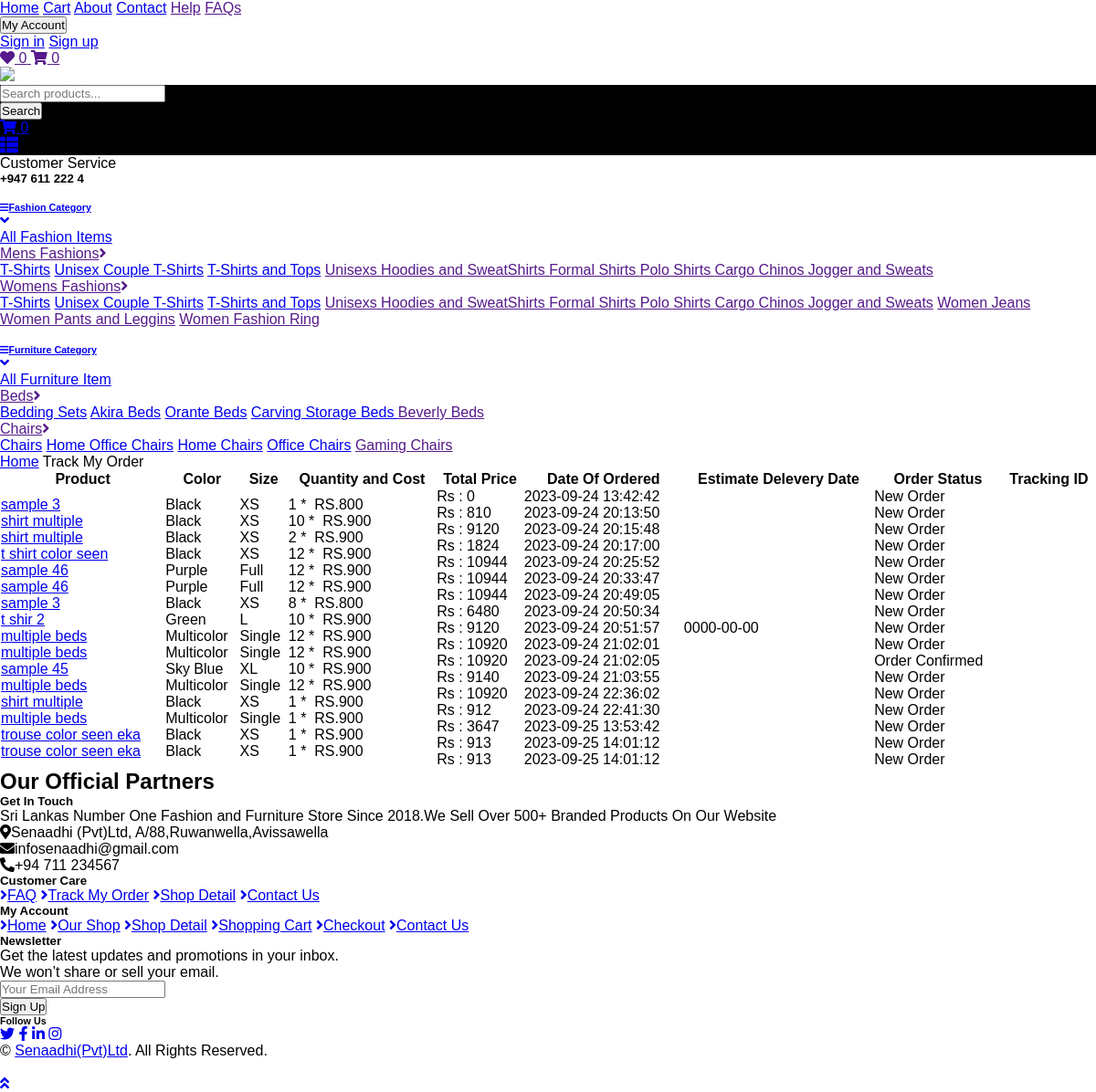
The app's page /track_order.php (signed in) with its own data.
### tables this page shows
CREATE TABLE `order_detail` (
  `id` int(11) NOT NULL,
  `buyer_fname` varchar(255) DEFAULT NULL,
  `buyer_lname` varchar(255) DEFAULT NULL,
  `buyer_email` varchar(255) DEFAULT NULL,
  `buyer_contact` varchar(255) DEFAULT NULL,
  `buyer_residence1` varchar(255) DEFAULT NULL,
  `buyer_residence2` varchar(255) DEFAULT NULL,
  `buyer_country` varchar(255) DEFAULT NULL,
  `buyer_city` varchar(255) DEFAULT NULL,
  `buyer_postalcode` varchar(255) DEFAULT NULL,
  `shipping_fname` varchar(255) DEFAULT NULL,
  `shipping_lname` varchar(255) DEFAULT NULL,
  `shipping_email` varchar(255) DEFAULT NULL,
  `shipping_contact` varchar(255) DEFAULT NULL,
  `shipping_residence1` varchar(255) DEFAULT NULL,
  `shipping_residence2` varchar(255) DEFAULT NULL,
  `shipping_country` varchar(255) DEFAULT NULL,
  `shipping_city` varchar(255) DEFAULT NULL,
  `shipping_postalcode` varchar(255) DEFAULT NULL,
  `product_name` varchar(255) DEFAULT NULL,
  `order_detail` varchar(255) DEFAULT NULL,
  `productImage1` varchar(255) DEFAULT NULL,
  `item_id` int(11) NOT NULL,
  `size` varchar(255) NOT NULL,
  `product_cost` varchar(255) NOT NULL,
  `deleveryfee` varchar(255) NOT NULL,
  `color_family` varchar(255) NOT NULL,
  `timeSTMP` varchar(255) DEFAULT current_timestamp(),
  `date_of_delivered` date DEFAULT NULL,
  `total_price` varchar(255) DEFAULT NULL,
  `tracking_id` varchar(255) DEFAULT NULL,
  `Payement_method` varchar(255) DEFAULT NULL,
  `order_status` varchar(255) DEFAULT 'New Order'
);

### track_order.php (the view, shortened to what this page needs)
<!DOCTYPE html>
<html lang="en">
<head>
    <link href="https://cdnjs.cloudflare.com/ajax/libs/font-awesome/5.10.0/css/all.min.css" rel="stylesheet">
    <link href="lib/animate/animate.min.css" rel="stylesheet">
    <link href="lib/owlcarousel/assets/owl.carousel.min.css" rel="stylesheet">
    <link href="css/style.css" rel="stylesheet">
</head>
<body>
    <?php
    include "topbar.php";
    ?>
    <?php
    include "navbar.php";
    ?>
    <div class="container-fluid">
        <div class="row px-xl-5">
            <div class="col-12">
                <nav class="breadcrumb bg-light mb-30">
                    <a class="breadcrumb-item text-dark" href="index.php">Home</a>
                    <span class="breadcrumb-item active">Track My Order</span>
                </nav>
            </div>
        </div>
    </div>
    <div class="container-fluid">
        <div class="row px-xl-5">
            <div class="col-lg-8 table-responsive mb-5">
                <table style="width:100%">
                    <thead>
                        <tr>
                            <th>Product</th>
                            <th>Color</th>
                            <th>Size</th>
                            <th>Quantity and Cost</th>
                            <th>Total Price</th>
                            <th>Date Of Ordered</th>
                            <th>Estimate Delevery Date</th>
                            <th>Order Status</th>
                            <th>Tracking ID</th>
                        </tr>
                    </thead>
                    <tbody class="align-middle">
                        <tr>
                            <td>
                                <?php
                                $coustemerid=$_SESSION['email'];
                                $getToCartSql="SELECT * FROM order_detail  WHERE buyer_email='$coustemerid'";
                                $resultGetToCart=$conn->query($getToCartSql);
                                    while($rowGetToCart=$resultGetToCart->fetch_array()){ ?>
                                <div class="d-flex justify-content-between">
                                    <a href="N_Shirt_detail.php">
                                        <p><?php echo $rowGetToCart['product_name'] ?></p>
                                    </a>
                                </div> <?php   } ?>
                            </td>
                            <td>
                                <?php
                                $coustemerid=$_SESSION['email'];
                                $getToCartSql="SELECT * FROM order_detail  WHERE buyer_email='$coustemerid'";
                                $resultGetToCart=$conn->query($getToCartSql);
                                    while($rowGetToCart=$resultGetToCart->fetch_array()){ ?>
                                <div class="d-flex justify-content-between">
                                    <p><?php echo $rowGetToCart['color_family'] ?></p>
                                </div> <?php   } ?>
                            </td>
                            <td>
                                <?php
                                $coustemerid=$_SESSION['email'];
                                $getToCartSql="SELECT * FROM order_detail  WHERE buyer_email='$coustemerid'";
                                $resultGetToCart=$conn->query($getToCartSql);
                                    while($rowGetToCart=$resultGetToCart->fetch_array()){ ?>
                                <div class="d-flex justify-content-between">
                                    <p><?php echo $rowGetToCart['size'] ?> </p>
                                </div> <?php   } ?>
                            </td>
                            <td>
                                <?php
                                $coustemerid=$_SESSION['email'];
                                $getToCartSql="SELECT * FROM order_detail  WHERE buyer_email='$coustemerid'";
                                $resultGetToCart=$conn->query($getToCartSql);
                                    while($rowGetToCart=$resultGetToCart->fetch_array()){ ?>
                                <div class="d-flex justify-content-between">
                                    <p><?php echo $rowGetToCart['product_cost'] ?> </p>
                                </div> <?php   } ?>
                            </td>
                            <td>
                                <?php
                                $coustemerid=$_SESSION['email'];
                                $getToCartSql="SELECT * FROM order_detail  WHERE buyer_email='$coustemerid'";
                                $resultGetToCart=$conn->query($getToCartSql);
                                    while($rowGetToCart=$resultGetToCart->fetch_array()){ ?>
                                <div class="d-flex justify-content-between">
                                    <p>Rs : <?php echo $rowGetToCart['total_price'] ?> </p>
                                </div> <?php   } ?>
                            </td>
                            <td>
                                <?php
                                $coustemerid=$_SESSION['email'];
                                $getToCartSql="SELECT * FROM order_detail  WHERE buyer_email='$coustemerid'";
                                $resultGetToCart=$conn->query($getToCartSql);
                                    while($rowGetToCart=$resultGetToCart->fetch_array()){ ?>
                                <div class="d-flex justify-content-between">
                                    <p><?php echo $rowGetToCart['timeSTMP'] ?> </p>
                                </div> <?php   } ?>
                            </td>
                            <td>
                                <?php
                                $coustemerid=$_SESSION['email'];
                                $getToCartSql="SELECT * FROM order_detail  WHERE buyer_email='$coustemerid'";
                                $resultGetToCart=$conn->query($getToCartSql);
                                    while($rowGetToCart=$resultGetToCart->fetch_array()){ ?>
                                <div class="d-flex justify-content-between">
                                    <p><?php echo $rowGetToCart['date_of_delivered'] ?> </p>
                                </div> <?php   } ?>
                            </td>
                            <td>
                                <?php
                                $coustemerid=$_SESSION['email'];
                                $getToCartSql="SELECT * FROM order_detail  WHERE buyer_email='$coustemerid'";
                                $resultGetToCart=$conn->query($getToCartSql);
                                    while($rowGetToCart=$resultGetToCart->fetch_array()){ ?>
                                <div class="d-flex justify-content-between">
                                    <p><?php echo $rowGetToCart['order_status'] ?> </p>
                                </div> <?php   } ?>
                            </td>
                            <td>
                            </td>
                        </tr>
                    </tbody>
                </table>
            </div>
        </div>
    </div>
    <?php
    include "vendor.php";
    ?>
    <?php
    include "footer.php";
    ?>
    <a href="#" class="btn btn-primary back-to-top"><i class="fa fa-angle-double-up"></i></a>
</body>
</html>

### records on screen
order_detail: product_name "sample 3", color_family "Black", size "XS", product_cost "1 * RS.800", total_price "810", timeSTMP "2023-09-24 20:13:50", order_status "New Order"
order_detail: product_name "shirt multiple", color_family "Black", size "XS", product_cost "10 * RS.900", total_price "9120", timeSTMP "2023-09-24 20:15:48", order_status "New Order"
order_detail: product_name "shirt multiple", color_family "Black", size "XS", product_cost "2 * RS.900", total_price "1824", timeSTMP "2023-09-24 20:17:00", order_status "New Order"
order_detail: product_name "t shirt color seen", color_family "Black", size "XS", product_cost "12 * RS.900", total_price "10944", timeSTMP "2023-09-24 20:25:52", order_status "New Order"
order_detail: product_name "sample 46", color_family "Purple", size "Full", product_cost "12 * RS.900", total_price "10944", timeSTMP "2023-09-24 20:33:47", order_status "New Order"
order_detail: product_name "sample 46", color_family "Purple", size "Full", product_cost "12 * RS.900", total_price "10944", timeSTMP "2023-09-24 20:49:05", order_status "New Order"
order_detail: product_name "sample 3", color_family "Black", size "XS", product_cost "8 * RS.800", total_price "6480", timeSTMP "2023-09-24 20:50:34", order_status "New Order"
order_detail: product_name "t shir 2", color_family "Green", size "L", product_cost "10 * RS.900", total_price "9120", timeSTMP "2023-09-24 20:51:57", order_status "New Order"
order_detail: product_name "multiple beds", color_family "Multicolor", size "Single", product_cost "12 * RS.900", total_price "10920", timeSTMP "2023-09-24 21:02:01", order_status "New Order"
order_detail: product_name "multiple beds", color_family "Multicolor", size "Single", product_cost "12 * RS.900", total_price "10920", timeSTMP "2023-09-24 21:02:05", date_of_delivered "0000-00-00", order_status "Order Confirmed"
order_detail: product_name "sample 45", color_family "Sky Blue", size "XL", product_cost "10 * RS.900", total_price "9140", timeSTMP "2023-09-24 21:03:55", order_status "New Order"
order_detail: product_name "multiple beds", color_family "Multicolor", size "Single", product_cost "12 * RS.900", total_price "10920", timeSTMP "2023-09-24 22:36:02", order_status "New Order"
order_detail: product_name "shirt multiple", color_family "Black", size "XS", product_cost "1 * RS.900", total_price "912", timeSTMP "2023-09-24 22:41:30", order_status "New Order"
order_detail: product_name "multiple beds", color_family "Multicolor", size "Single", product_cost "1 * RS.900", total_price "3647", timeSTMP "2023-09-25 13:53:42", order_status "New Order"
order_detail: product_name "trouse color seen eka", color_family "Black", size "XS", product_cost "1 * RS.900", total_price "913", timeSTMP "2023-09-25 14:01:12", order_status "New Order"
order_detail: product_name "trouse color seen eka", color_family "Black", size "XS", product_cost "1 * RS.900", total_price "913", timeSTMP "2023-09-25 14:01:12", order_status "New Order"
order_detail: total_price "0", timeSTMP "2023-09-24 13:42:42", order_status "New Order"
